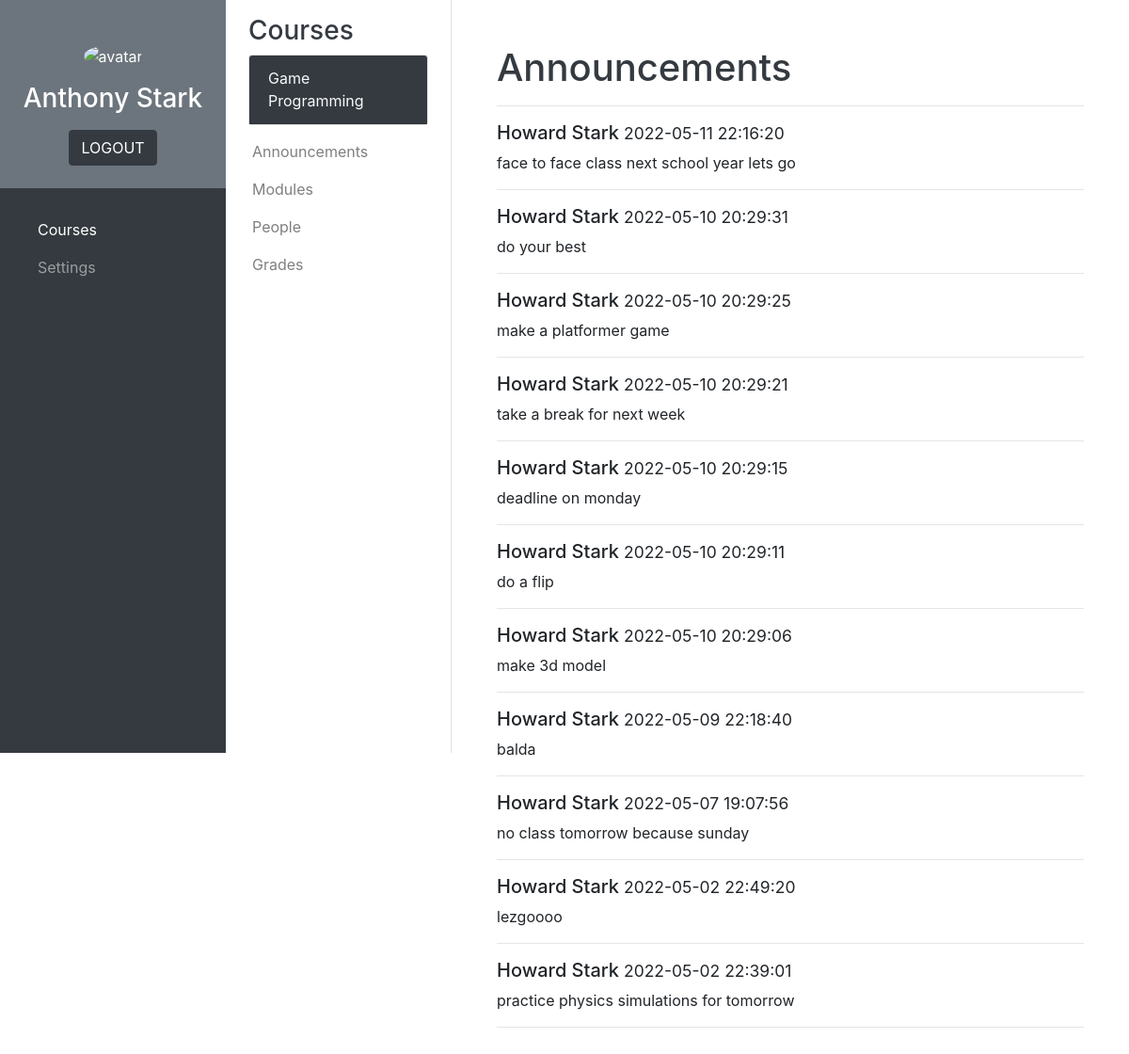
The app's page /courses/student/student_announcements.php?course=2 (signed in), older data.
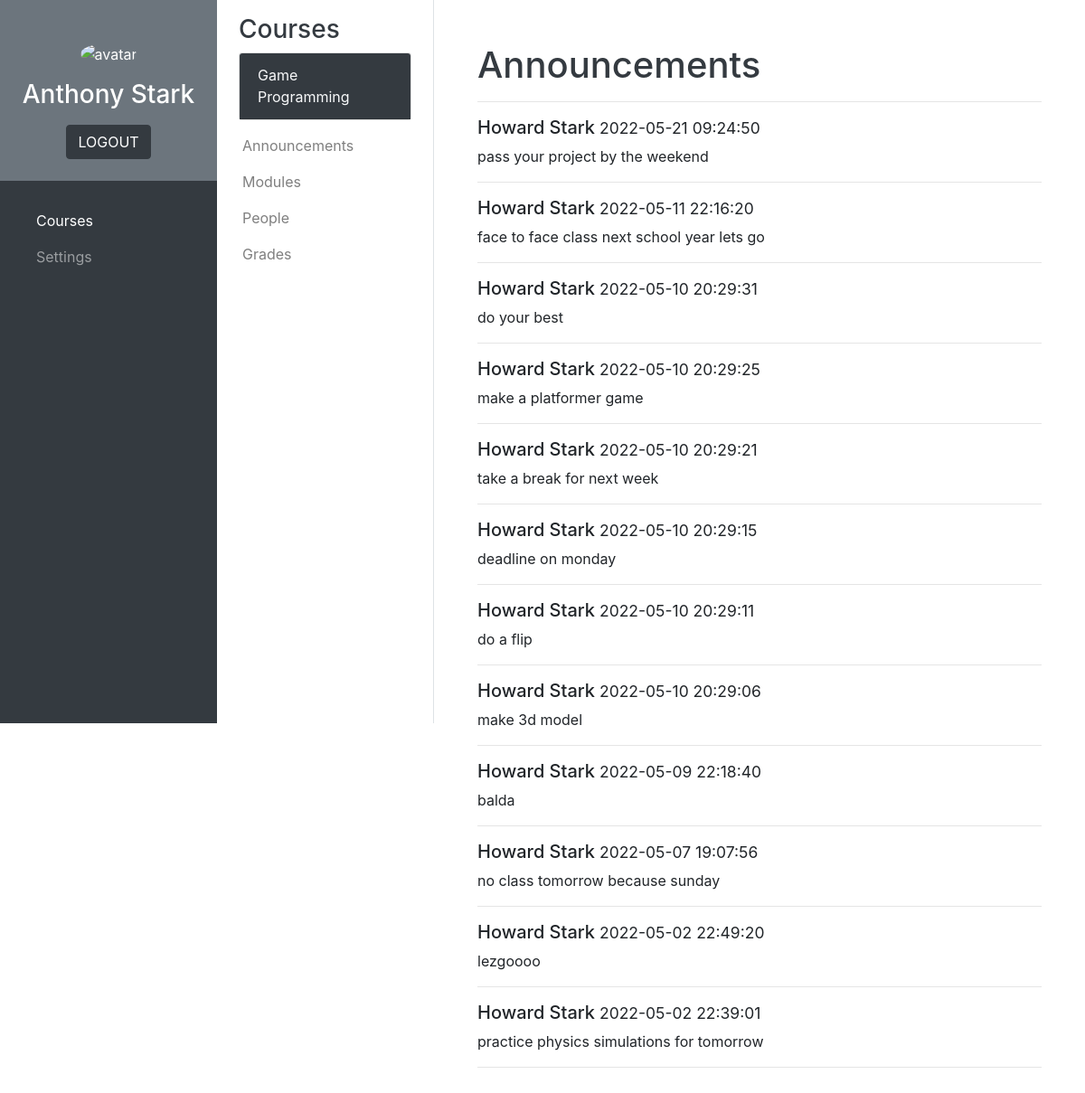
The same page, newer data.
### tables this page shows
CREATE TABLE `teacher_information` (
  `ID_number` varchar(10) NOT NULL,
  `Family_name` varchar(50) NOT NULL,
  `First_name` varchar(50) NOT NULL,
  `Middle_name` varchar(50) NOT NULL
);

CREATE TABLE `announcements` (
  `announcement_reference_number` int(11) NOT NULL,
  `Course_number` int(11) NOT NULL,
  `Date_posted` datetime NOT NULL,
  `Announcement_content` varchar(8000) NOT NULL
);

### php_scripts/connect.php (called while the page is built, shortened)
<?php
    $servername = "localhost";
    $username = "root";
    $password = "";
    $db = "school_management_db";
    $conn = new mysqli($servername, $username, $password, $db);
    function sql($comm) {
        global $conn;
        $result = $conn->query($comm);
        return $result;
    }
?>

### courses/student/student_announcements.php (the view, shortened to what this page needs)
<?php
    include('../../php_scripts/connect.php');
?>
<!DOCTYPE html>
<html lang="en">
    <head>
        <link rel="stylesheet" href="https://cdn.jsdelivr.net/npm/bootstrap@4.6.1/dist/css/bootstrap.min.css">
        <link rel="stylesheet" href="../../css/styles.css">
    </head>
    <body>
        <?php include('../courses_main_sidebar.php'); ?>
        <?php include('../courses_sub_sidebar_student.php'); ?>
        <main>
            <div id="announcements" class="container-fluid p-5">
                <?php
                    if (!isset($_GET['course'])) {
                        echo "<h1 class=\"text-dark\">Select Course</h1>";
                    }
                    else {
                        echo "
                            <h1 class=\"text-dark\">Announcements</h1>
                            <hr>
                            <div id=\"content\">
                        ";
                        $course_number = $_GET['course'];
                        $teacher = sql("SELECT ID_number FROM assigned_courses WHERE Course_number = $course_number AND ID_number LIKE 't%'");
                        if ($teacher->num_rows == 1) {
                            $teacher_row = $teacher->fetch_assoc();
                            $teacher_id = $teacher_row["ID_number"];
                        }
                        $teacher_info = sql("SELECT First_name, Family_name FROM teacher_information WHERE ID_number = '$teacher_id'");
                        if ($teacher_info->num_rows == 1) {
                            $teacher_info_row = $teacher_info->fetch_assoc();
                        }
                        $announcements = sql("SELECT Date_posted, Announcement_content FROM announcements WHERE Course_number = $course_number ORDER BY Date_posted DESC");
                        if ($announcements->num_rows > 0) {
                            while ($row = $announcements->fetch_assoc()) {
                                echo "<h5>" . $teacher_info_row["First_name"] . " " . $teacher_info_row["Family_name"] . "<small> " . $row["Date_posted"] . "</small></h5>";
                                echo "<p>" . $row["Announcement_content"] . "</p>";
                                echo "<hr>";
                            }
                        }
                        echo "</div>";
                    }
                ?>
            </div>
        </main>
    </body>
</html>

Row changes from the older to the newer data that the page shows:
added announcements: $teacher_info_row["First_name"] "Howard", $teacher_info_row["Family_name"] "Stark", Date_posted "2022-05-21 09:24:50", Announcement_content "pass your project by the weekend"
